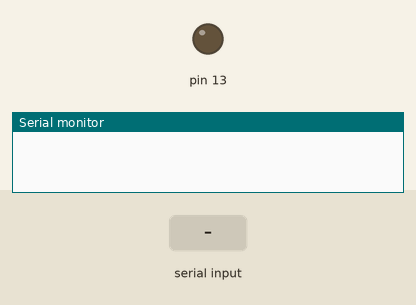
Recording of a sketch running on a simulated Arduino Uno, built with avr-gcc and run on an emulated ATmega328P. Parts: output pins drawn as LEDs (lit = HIGH), the last lines printed to the serial monitor. Inputs (shaded band) come from the test bench.

Above: at 1.2 s.
1.3 s: "08008D3609BA" received over Serial
At 3.0 s:
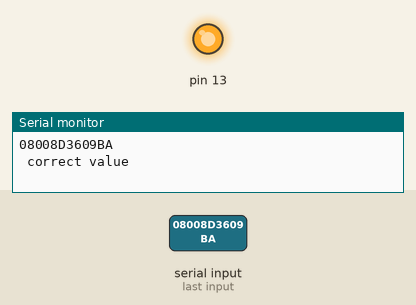
3.9 s: "1" received over Serial
At 5.8 s:
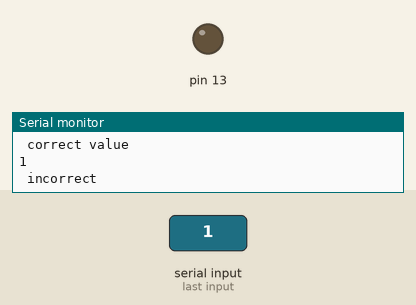
Timing chart, 0 to 7.3 s (numbered marks = the images above; inputs shaded):
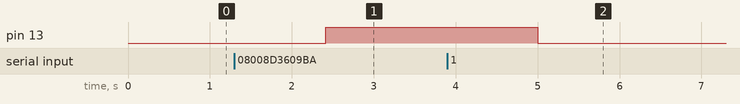

The sketch:

rfid_card.ino
```cpp
String input;

void setup() {
  // put your setup code here, to run once:
Serial.begin(9600);
pinMode(13,OUTPUT);
}

void loop() {
  // put your main code here, to run repeatedly:

if(Serial.available()>0)
{input = Serial.readString();
delay(100);
Serial.println(input);

  if(input =="08008D3609BA")
  {
    digitalWrite(13,HIGH);
  Serial.println(" correct value");
    }
else
{digitalWrite(13,LOW);
Serial.println(" incorrect");
}
}


  }
```

Measured:
- after the input at 1.3 s, pin 13: LOW → HIGH after 1.1 s
- after the input at 3.9 s, pin 13: HIGH → LOW after 1.1 s
